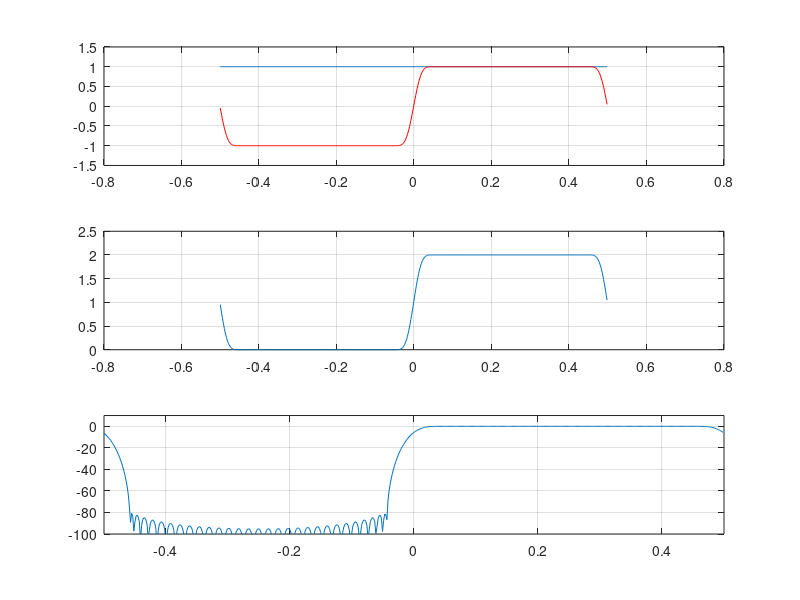
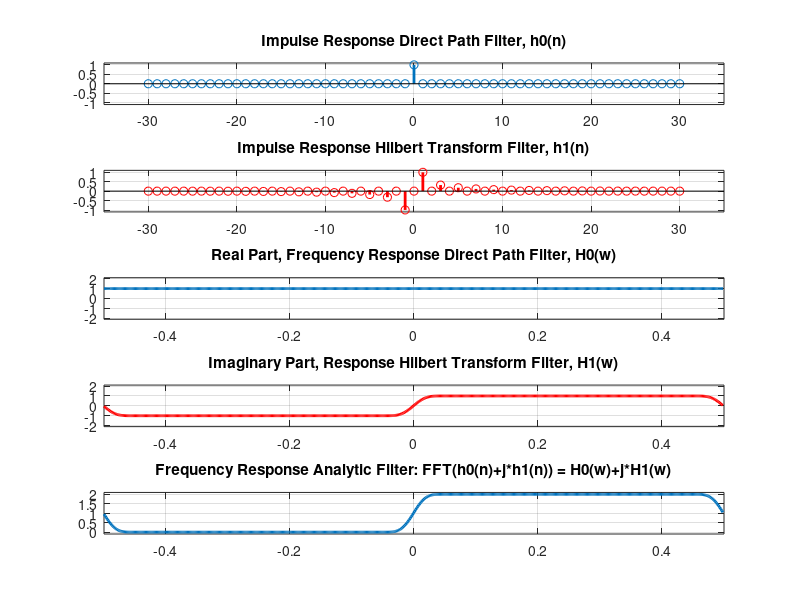
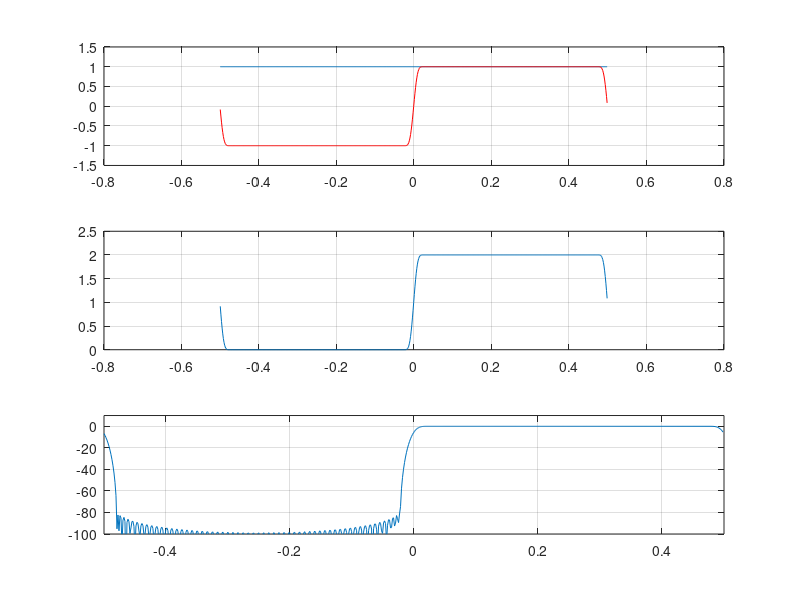
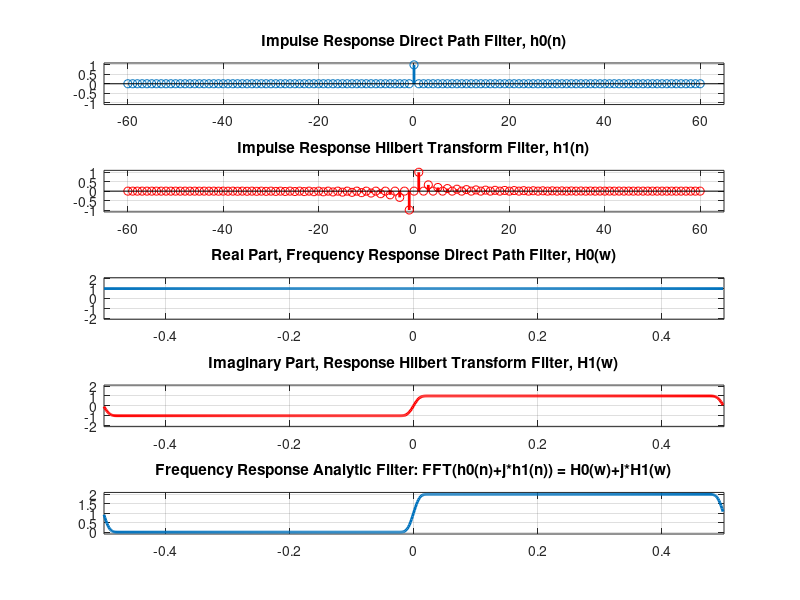

The MATLAB source for these figures, in order:
h=1:2:30;
h1=1./h;
h2=reshape([h1;zeros(1,15)],1,30);
h4=[-fliplr(h2) 0 h2];
hh=kaiser(61,8)';
h3=(2/pi)*[0 h2 zeros(1,500) -fliplr(h2)].*[hh(31:61) zeros(1,500) hh(1:30)];
figure(1)

subplot(3,1,1)
plot(-0.5:1/561:0.5-1/561,fftshift(real(fft([1 zeros(1,560)]))))
hold on
plot(-0.5:1/561:0.5-1/561,fftshift(real(fft(j*h3))),'r')
hold off
grid on

subplot(3,1,2)
plot(-0.5:1/561:0.5-1/561,fftshift(abs(fft([1 zeros(1,560)]+j*h3))))
grid on

subplot(3,1,3)
plot(-0.5:1/561:0.5-1/561,fftshift(20*log10(abs(fft([1 zeros(1,560)]+j*h3)/2))))
grid on
axis([-0.5 0.5 -100 10])

figure(2)
subplot(5,1,1)
stem(-30:30,[zeros(1,30) 1 zeros(1,30)],'linewidth',2);
grid on
title('Impulse Response Direct Path Filter, h0(n)')
axis([-35 35 -1.1 1.1])

subplot(5,1,2)
stem(-30:30,h4.*hh,'r','linewidth',2)
grid on
title('Impulse Response Hilbert Transform Filter, h1(n)')
axis([-35 35 -1.1 1.1])

subplot(5,1,3)
plot(-0.5:1/561:0.5-1/561,fftshift(real(fft([1 zeros(1,560)]))),'linewidth',2)
grid on
title('Real Part, Frequency Response Direct Path Filter, H0(w)')
axis([-0.5 0.5 -2.1 2.1])

subplot(5,1,4)
plot(-0.5:1/561:0.5-1/561,fftshift(real(fft(j*h3))),'r','linewidth',2)
grid on
title('Imaginary Part, Response Hilbert Transform Filter, H1(w)')
axis([-0.5 0.5 -2.1 2.1])

subplot(5,1,5)
plot(-0.5:1/561:0.5-1/561,fftshift(abs(fft([1 zeros(1,560)]+j*h3))),'linewidth',2)
axis([-0.5 0.5 -0.1 2.1])
grid on
title('Frequency Response Analytic Filter: FFT(h0(n)+j*h1(n)) = H0(w)+j*H1(w)')

%%%%%%%%%%%%%%%%%%%%%%%%%%%%%%%%%%%

h=1:2:60;
h1=1./h;
h2=reshape([h1;zeros(1,30)],1,60);
h4=[-fliplr(h2) 0 h2];
hh=kaiser(121,8)';
h3=(2/pi)*[0 h2 zeros(1,500) -fliplr(h2)].*[hh(61:121) zeros(1,500) hh(1:60)];
figure(3)

subplot(3,1,1)
plot(-0.5:1/621:0.5-1/621,fftshift(real(fft([1 zeros(1,620)]))))
hold on
plot(-0.5:1/621:0.5-1/621,fftshift(real(fft(j*h3))),'r')
hold off
grid on

subplot(3,1,2)
plot(-0.5:1/621:0.5-1/621,fftshift(abs(fft([1 zeros(1,620)]+j*h3))))
grid on

subplot(3,1,3)
plot(-0.5:1/621:0.5-1/621,fftshift(20*log10(abs(fft([1 zeros(1,620)]+j*h3)/2))))
grid on
axis([-0.5 0.5 -100 10])

figure(4)
subplot(5,1,1)
stem(-60:60,[zeros(1,60) 1 zeros(1,60)],'linewidth',2);
grid on
title('Impulse Response Direct Path Filter, h0(n)')
axis([-65 65 -1.1 1.1])

subplot(5,1,2)
stem(-60:60,h4.*hh,'r','linewidth',2)
grid on
title('Impulse Response Hilbert Transform Filter, h1(n)')
axis([-65 65 -1.1 1.1])

subplot(5,1,3)
plot(-0.5:1/621:0.5-1/621,fftshift(real(fft([1 zeros(1,620)]))),'linewidth',2)
grid on
title('Real Part, Frequency Response Direct Path Filter, H0(w)')
axis([-0.5 0.5 -2.1 2.1])

subplot(5,1,4)
plot(-0.5:1/621:0.5-1/621,fftshift(real(fft(j*h3))),'r','linewidth',2)
grid on
title('Imaginary Part, Response Hilbert Transform Filter, H1(w)')
axis([-0.5 0.5 -2.1 2.1])

subplot(5,1,5)
plot(-0.5:1/621:0.5-1/621,fftshift(abs(fft([1 zeros(1,620)]+j*h3))),'linewidth',2)
axis([-0.5 0.5 -0.1 2.1])
grid on
title('Frequency Response Analytic Filter: FFT(h0(n)+j*h1(n)) = H0(w)+j*H1(w)')

